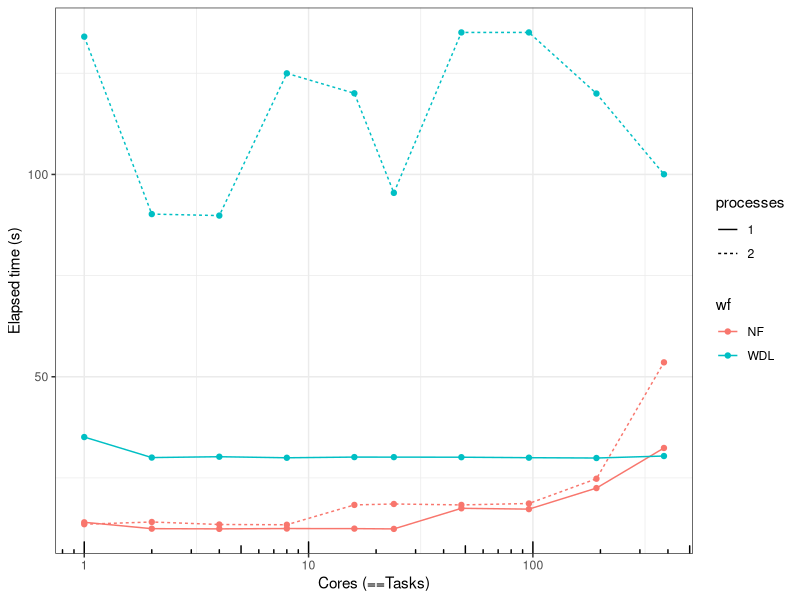

Reproduce this figure in R. (Note: this script raises an error after producing the figure.)
library(tidyverse)
library(stringr)
getwd()
data_nf_1h <- read_csv("../nf/logs-nf/bioinfoScaling_processes-1_host.txt") %>%
  mutate(wf = "NF", processes = 1)
data_nf_2h <- read_csv("../nf/logs-nf/bioinfoScaling_processes-2_host.txt") %>%
  mutate(wf = "NF", processes = 2)
data_wdl_1h <- read_csv("../wdl/logs-wdl/bioinfoScaling_processes-1_host.txt") %>% 
  mutate(wf = "WDL", processes = 1)
data_wdl_2h <- read_csv("../wdl/logs-wdl/bioinfoScaling_processes-2_host.txt") %>% 
  mutate(wf = "WDL", processes = 2)


bind_rows(data_nf_1h, data_nf_2h, data_wdl_1h, data_wdl_2h) %>%
  mutate(processes = as.factor(processes)) %>%
  ggplot() + geom_line(aes(x = cores, y = elapsed, color = wf, linetype = processes)) +
  geom_point(aes(x = cores, y = elapsed, color = wf))  +
  scale_x_log10() + annotation_logticks(sides = 'b') +
  xlab("Cores (==Tasks)") +  ylab("Elapsed time (s)") + theme_bw() +
  ggsave("Execution_time.png")

data_nf_hosts_nodes <- read_delim("../nf/summarize_hosts_nodes.txt", delim = " ") %>%
  mutate(wf = "NF")
data_wdl_hosts_nodes <- read_delim("../wdl/summarize_hosts_nodes.txt", delim = " ") %>%
  mutate(wf = "WDL")
  
bind_rows(data_nf_hosts_nodes, data_wdl_hosts_nodes) %>% 
  mutate(processes = as.factor(str_replace(processes, "host", "")),
         tasks = as.integer(str_replace_all(tasks, "[^0-9]", "")),
         wf = as.factor(wf)) %>%
  ggplot() + geom_line(aes(x=tasks, y = nodes, color =wf, linetype = processes)) + 
  geom_point(aes(x=tasks, y = nodes, color = wf)) +
  scale_x_log10() + annotation_logticks(sides = 'b') +
  xlab("Cores (==Tasks)") +  ylab("Nodes") + theme_bw() +
  ggsave("Execution_nodes.png")
